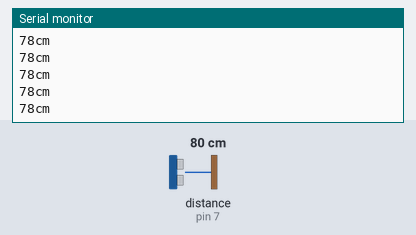
A sketch run on a simulated Arduino Uno, built with avr-gcc and run on an emulated ATmega328P. Shown: the last lines printed to the serial monitor. Wiring (inferred from the names in the program): ultrasonic range finder: trigger pin 6; echo pin 7. The test bench sets the inputs (shaded band); at power-on: distance to the obstacle (sensor on pin 7) 80 cm. The echo pulse lasts 58.3 µs per cm.

Above: at 1.2 s.
1.3 s: distance to the obstacle (sensor on pin 7) set to 2 cm
At 1.38 s:
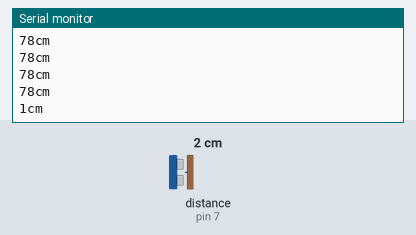
2.8 s: distance to the obstacle (sensor on pin 7) set to 120 cm
At 2.89 s:
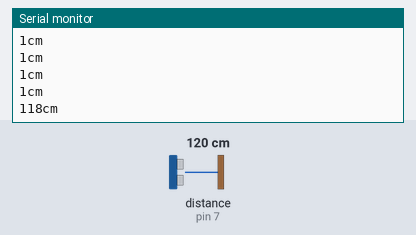
Timing chart, 0 to 5.8 s (numbered marks = the images above; inputs shaded):
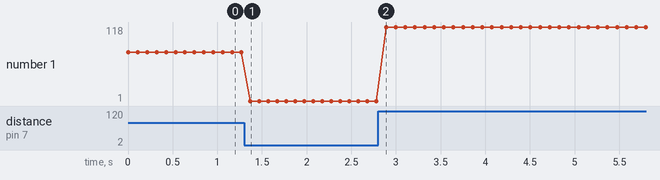

The sketch:

sonic.ino
```cpp
const int triggerPin = 6; // Trigger Pin of Ultrasonic Sensor
const int echoPin = 7; // Echo Pin of Ultrasonic Sensor
//const int ledPin = 9;
long duration = 0, cm = 0;

void setup() {
  Serial.begin(9600); // Starting Serial Terminal
}

void loop() {
  pinMode(triggerPin, OUTPUT);
  pinMode(echoPin, INPUT);
  //pinMode(ledPin, OUTPUT);

  //digitalWrite(ledPin, LOW);

  digitalWrite(triggerPin, LOW);
  delayMicroseconds(5);

  digitalWrite(triggerPin, HIGH);
  delayMicroseconds(40);
  digitalWrite(triggerPin, LOW);

  duration = pulseIn(echoPin, HIGH);
  cm = (duration * 17) / 1000 ;
  Serial.print(cm);
  Serial.print("cm");
  Serial.println();
  //if (cm<70){
  //  Serial.println("ledPin on");
  //  digitalWrite(ledPin, HIGH);
  // }
  delay(100);
}
```

Measured:
- after the input at 1.3 s, the serial monitor: prints a new line after 0.07 s (image 1)
- after the input at 2.8 s, the serial monitor: prints a new line after 0.09 s (image 2)
- plotted number 1: 78 → 1 after the input at 1.3 s, 1 → 118 after the input at 2.8 s
